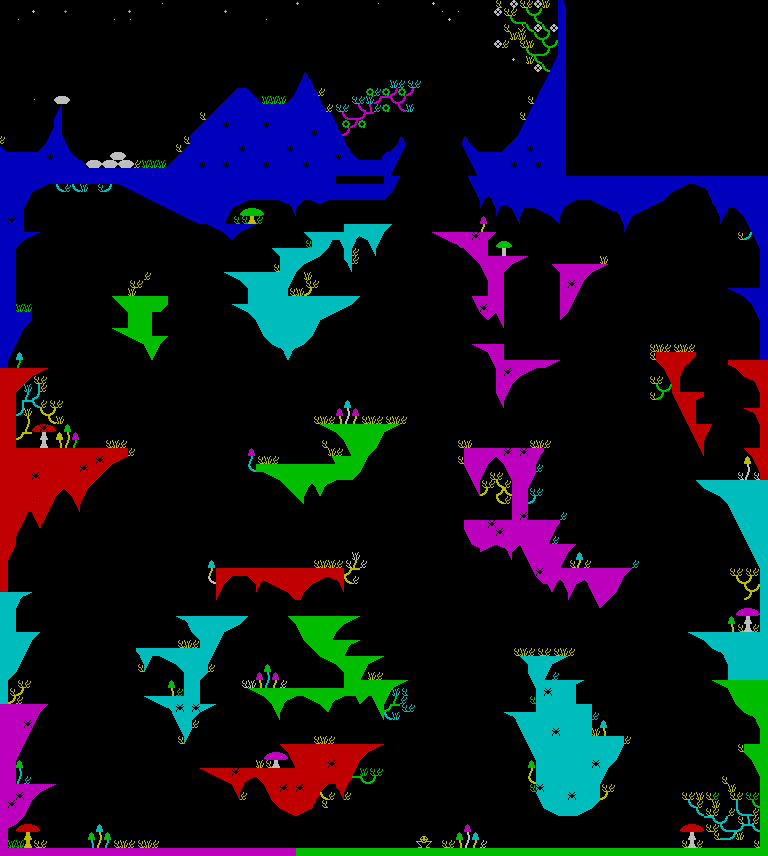

This game map was drawn from its Tiled (.tmx) file and the tilesets committed beside it. A one-line description and the trimmed map source follow:
An orthogonal 96x107 tile map with 8x8 px tiles, 1 tile layer (Platforms).

<map version="1.0" orientation="orthogonal" renderorder="right-down" width="96" height="107" tilewidth="8" tileheight="8">
	<tileset firstgid="1" name="bugaboo" tilewidth="8" tileheight="8">
		<image source="bugaboo.png" width="128" height="128" trans="FF0FF" />
	</tileset>
	<layer name="Platforms" width="96" height="107">
		<data>[10272 cells, 2800 non-empty, 218 distinct tile ids]</data>
	</layer>
</map>